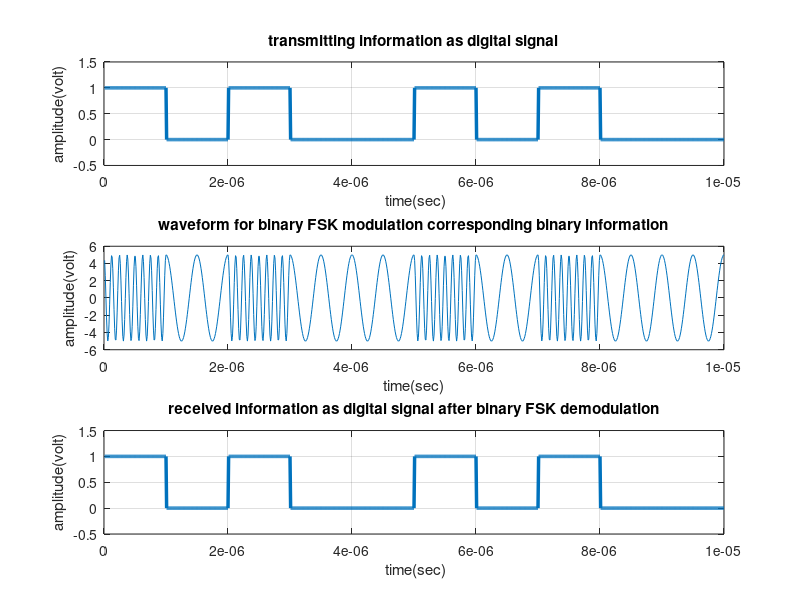

Recreate this plot in MATLAB.
clc;
clear all;
close all;
x=[1 0 1 0 0 1 0 1 0 0]; % Binary Information
bp=.000001; % bit period
disp(' Binary information at Trans mitter :');
disp(x);
% representation of transmitting binary information as digital signal 
bit=[]; 
for n=1:1:length(x)
 if x(n)==1;
 se=ones(1,100);
 else x(n)==0;
 se=zeros(1,100);
 end
 bit=[bit se];
end
t1=bp/100:bp/100:100*length(x)*(bp/100);
subplot(3,1,1);
plot(t1,bit,'lineWidth',2.5);grid on;
axis([ 0 bp*length(x) -.5 1.5]);
ylabel('amplitude(volt)');
xlabel(' time(sec)');
title('transmitting information as digital signal');
% Binary-FSK modulation 
A=5; % Amplitude of carrier signal
br=1/bp; % bit rate
f1=br*8; % carrier frequency for information as 1
f2=br*2; % carrier frequency for information as 0
t2=bp/99:bp/99:bp; 
ss=length(t2);
m=[];
for (i=1:1:length(x))
 if (x(i)==1)
 y=A*cos(2*pi*f1*t2);
 else
 y=A*cos(2*pi*f2*t2);

 end
 m=[m y];
end
t3=bp/99:bp/99:bp*length(x);
subplot(3,1,2);
plot(t3,m);
xlabel('time(sec)');
ylabel('amplitude(volt)');
title('waveform for binary FSK modulation corresponding binary information');
%XXXXXXXXXXXXXXXXXXXX Binary FSK demodulation 

mn=[];
for n=ss:ss:length(m)
 t=bp/99:bp/99:bp;
 y1=cos(2*pi*f1*t); % carrier signal for information 1
 y2=cos(2*pi*f2*t); % carrier signal for information 0
 mm=y1.*m((n-(ss-1)):n);
 mmm=y2.*m((n-(ss-1)):n);
 t4=bp/99:bp/99:bp;
 z1=trapz(t4,mm) % integration 
 z2=trapz(t4,mmm) % integration 
 zz1=round(2*z1/bp)
 zz2= round(2*z2/bp)
 if(zz1>A/2) % logic lavel= (0+A)/2 or (A+0)/2 or 2.5 ( in this case)
 a=1;
 else(zz2>A/2)
 a=0;
 end
 mn=[mn a];
end
disp(' Binary information at Receiver :');
disp(mn);
% Representation of binary information as digital signal after demodulation 

bit=[];
for n=1:length(mn);
 if mn(n)==1;
 se=ones(1,100);
 else mn(n)==0;
 se=zeros(1,100);
 end
 bit=[bit se];
end
t4=bp/100:bp/100:100*length(mn)*(bp/100);
subplot(3,1,3)
plot(t4,bit,'LineWidth',2.5);grid on;
axis([ 0 bp*length(mn) -.5 1.5]);
ylabel('amplitude(volt)');
xlabel(' time(sec)');
title('received information as digital signal after binary FSK demodulation');